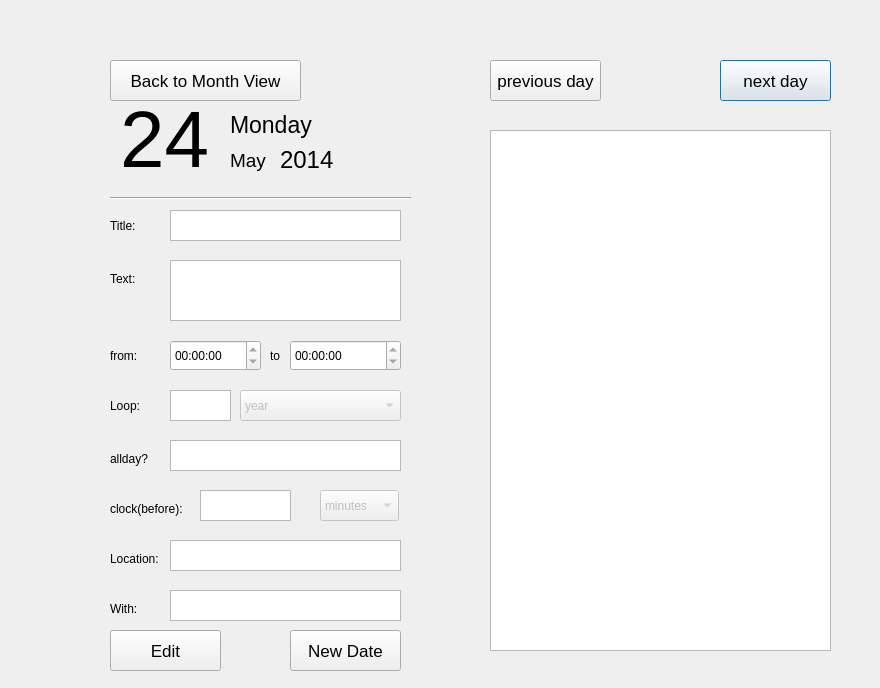
<?xml version="1.0" encoding="UTF-8"?>
<ui version="4.0">
 <class>DayDialog</class>
 <widget class="QDialog" name="DayDialog">
  <property name="geometry">
   <rect>
    <x>0</x>
    <y>0</y>
    <width>880</width>
    <height>688</height>
   </rect>
  </property>
  <property name="windowTitle">
   <string>Dialog</string>
  </property>
  <widget class="QTextBrowser" name="textBrowser_Location">
   <property name="geometry">
    <rect>
     <x>170</x>
     <y>540</y>
     <width>231</width>
     <height>31</height>
    </rect>
   </property>
  </widget>
  <widget class="QTextBrowser" name="textBrowser_withwho">
   <property name="geometry">
    <rect>
     <x>170</x>
     <y>590</y>
     <width>231</width>
     <height>31</height>
    </rect>
   </property>
  </widget>
  <widget class="QTimeEdit" name="timeEdit_Etime">
   <property name="geometry">
    <rect>
     <x>290</x>
     <y>340</y>
     <width>111</width>
     <height>31</height>
    </rect>
   </property>
   <property name="readOnly">
    <bool>true</bool>
   </property>
  </widget>
  <widget class="QLabel" name="Label_year">
   <property name="geometry">
    <rect>
     <x>280</x>
     <y>140</y>
     <width>71</width>
     <height>41</height>
    </rect>
   </property>
   <property name="text">
    <string>&lt;html&gt;&lt;head/&gt;&lt;body&gt;&lt;p&gt;&lt;span style=&quot; font-size:18pt;&quot;&gt;2014&lt;/span&gt;&lt;/p&gt;&lt;/body&gt;&lt;/html&gt;</string>
   </property>
  </widget>
  <widget class="QPushButton" name="pushButton_Next">
   <property name="geometry">
    <rect>
     <x>720</x>
     <y>60</y>
     <width>111</width>
     <height>41</height>
    </rect>
   </property>
   <property name="minimumSize">
    <size>
     <width>111</width>
     <height>41</height>
    </size>
   </property>
   <property name="maximumSize">
    <size>
     <width>111</width>
     <height>41</height>
    </size>
   </property>
   <property name="font">
    <font>
     <pointsize>13</pointsize>
    </font>
   </property>
   <property name="text">
    <string>next day</string>
   </property>
  </widget>
  <widget class="QTimeEdit" name="timeEdit_Stime">
   <property name="enabled">
    <bool>true</bool>
   </property>
   <property name="geometry">
    <rect>
     <x>170</x>
     <y>340</y>
     <width>91</width>
     <height>31</height>
    </rect>
   </property>
   <property name="readOnly">
    <bool>true</bool>
   </property>
  </widget>
  <widget class="QTableWidget" name="tableWidget_list">
   <property name="geometry">
    <rect>
     <x>490</x>
     <y>130</y>
     <width>341</width>
     <height>521</height>
    </rect>
   </property>
  </widget>
  <widget class="QLabel" name="Label_Month">
   <property name="geometry">
    <rect>
     <x>230</x>
     <y>140</y>
     <width>91</width>
     <height>41</height>
    </rect>
   </property>
   <property name="text">
    <string>&lt;html&gt;&lt;head/&gt;&lt;body&gt;&lt;p&gt;&lt;span style=&quot; font-size:14pt;&quot;&gt;May&lt;/span&gt;&lt;/p&gt;&lt;/body&gt;&lt;/html&gt;</string>
   </property>
  </widget>
  <widget class="QTextBrowser" name="textBrowser_title">
   <property name="geometry">
    <rect>
     <x>170</x>
     <y>210</y>
     <width>231</width>
     <height>31</height>
    </rect>
   </property>
  </widget>
  <widget class="QPushButton" name="pushButton_Edit">
   <property name="geometry">
    <rect>
     <x>290</x>
     <y>630</y>
     <width>111</width>
     <height>41</height>
    </rect>
   </property>
   <property name="minimumSize">
    <size>
     <width>111</width>
     <height>41</height>
    </size>
   </property>
   <property name="maximumSize">
    <size>
     <width>111</width>
     <height>41</height>
    </size>
   </property>
   <property name="font">
    <font>
     <pointsize>13</pointsize>
    </font>
   </property>
   <property name="text">
    <string>New Date</string>
   </property>
  </widget>
  <widget class="Line" name="line">
   <property name="geometry">
    <rect>
     <x>110</x>
     <y>188</y>
     <width>301</width>
     <height>20</height>
    </rect>
   </property>
   <property name="orientation">
    <enum>Qt::Horizontal</enum>
   </property>
  </widget>
  <widget class="QLabel" name="starttime">
   <property name="geometry">
    <rect>
     <x>110</x>
     <y>210</y>
     <width>61</width>
     <height>31</height>
    </rect>
   </property>
   <property name="text">
    <string>Title:</string>
   </property>
  </widget>
  <widget class="QLabel" name="label_2">
   <property name="geometry">
    <rect>
     <x>110</x>
     <y>340</y>
     <width>57</width>
     <height>31</height>
    </rect>
   </property>
   <property name="text">
    <string>from:</string>
   </property>
  </widget>
  <widget class="QTextBrowser" name="textBrowser_allday">
   <property name="geometry">
    <rect>
     <x>170</x>
     <y>440</y>
     <width>231</width>
     <height>31</height>
    </rect>
   </property>
   <property name="readOnly">
    <bool>true</bool>
   </property>
  </widget>
  <widget class="QLabel" name="label">
   <property name="geometry">
    <rect>
     <x>110</x>
     <y>270</y>
     <width>57</width>
     <height>18</height>
    </rect>
   </property>
   <property name="text">
    <string>Text:</string>
   </property>
  </widget>
  <widget class="QPushButton" name="pushButton_Previous">
   <property name="geometry">
    <rect>
     <x>490</x>
     <y>60</y>
     <width>111</width>
     <height>41</height>
    </rect>
   </property>
   <property name="minimumSize">
    <size>
     <width>111</width>
     <height>41</height>
    </size>
   </property>
   <property name="maximumSize">
    <size>
     <width>111</width>
     <height>41</height>
    </size>
   </property>
   <property name="font">
    <font>
     <pointsize>13</pointsize>
    </font>
   </property>
   <property name="text">
    <string>previous day</string>
   </property>
  </widget>
  <widget class="QTextBrowser" name="textBrowser_text">
   <property name="geometry">
    <rect>
     <x>170</x>
     <y>260</y>
     <width>231</width>
     <height>61</height>
    </rect>
   </property>
  </widget>
  <widget class="QLabel" name="label_5">
   <property name="geometry">
    <rect>
     <x>110</x>
     <y>600</y>
     <width>57</width>
     <height>18</height>
    </rect>
   </property>
   <property name="text">
    <string>With:</string>
   </property>
  </widget>
  <widget class="QLabel" name="label_3">
   <property name="geometry">
    <rect>
     <x>270</x>
     <y>340</y>
     <width>57</width>
     <height>31</height>
    </rect>
   </property>
   <property name="text">
    <string>to</string>
   </property>
  </widget>
  <widget class="QLabel" name="label_6">
   <property name="geometry">
    <rect>
     <x>110</x>
     <y>390</y>
     <width>57</width>
     <height>31</height>
    </rect>
   </property>
   <property name="text">
    <string>Loop:</string>
   </property>
  </widget>
  <widget class="QTextBrowser" name="textBrowser_Clocknum">
   <property name="geometry">
    <rect>
     <x>200</x>
     <y>490</y>
     <width>91</width>
     <height>31</height>
    </rect>
   </property>
  </widget>
  <widget class="QComboBox" name="comboBox_Clocktype">
   <property name="enabled">
    <bool>false</bool>
   </property>
   <property name="geometry">
    <rect>
     <x>320</x>
     <y>490</y>
     <width>79</width>
     <height>31</height>
    </rect>
   </property>
   <item>
    <property name="text">
     <string>minutes</string>
    </property>
   </item>
   <item>
    <property name="text">
     <string>hours</string>
    </property>
   </item>
   <item>
    <property name="text">
     <string>days</string>
    </property>
   </item>
   <item>
    <property name="text">
     <string>months</string>
    </property>
   </item>
  </widget>
  <widget class="QLabel" name="label_8">
   <property name="geometry">
    <rect>
     <x>110</x>
     <y>500</y>
     <width>91</width>
     <height>18</height>
    </rect>
   </property>
   <property name="text">
    <string>clock(before):</string>
   </property>
  </widget>
  <widget class="QLabel" name="Label_Day">
   <property name="geometry">
    <rect>
     <x>120</x>
     <y>90</y>
     <width>101</width>
     <height>101</height>
    </rect>
   </property>
   <property name="text">
    <string>&lt;html&gt;&lt;head/&gt;&lt;body&gt;&lt;p&gt;&lt;span style=&quot; font-size:60pt;&quot;&gt;24&lt;/span&gt;&lt;/p&gt;&lt;/body&gt;&lt;/html&gt;</string>
   </property>
  </widget>
  <widget class="QLabel" name="Label_Week">
   <property name="geometry">
    <rect>
     <x>230</x>
     <y>110</y>
     <width>221</width>
     <height>31</height>
    </rect>
   </property>
   <property name="text">
    <string>&lt;!DOCTYPE HTML PUBLIC &quot;-//W3C//DTD HTML 4.0//EN&quot; &quot;http://www.w3.org/TR/REC-html40/strict.dtd&quot;&gt;
&lt;html&gt;&lt;head&gt;&lt;meta name=&quot;qrichtext&quot; content=&quot;1&quot; /&gt;&lt;style type=&quot;text/css&quot;&gt;
p, li { white-space: pre-wrap; }
&lt;/style&gt;&lt;/head&gt;&lt;body style=&quot; font-family:'Sans Serif'; font-size:9pt; font-weight:400; font-style:normal;&quot;&gt;
&lt;p style=&quot; margin-top:12px; margin-bottom:12px; margin-left:0px; margin-right:0px; -qt-block-indent:0; text-indent:0px;&quot;&gt;&lt;span style=&quot; font-size:17pt;&quot;&gt;Monday&lt;/span&gt;&lt;/p&gt;&lt;/body&gt;&lt;/html&gt;</string>
   </property>
  </widget>
  <widget class="QLabel" name="label_4">
   <property name="geometry">
    <rect>
     <x>110</x>
     <y>550</y>
     <width>57</width>
     <height>18</height>
    </rect>
   </property>
   <property name="text">
    <string>Location:</string>
   </property>
  </widget>
  <widget class="QLabel" name="label_7">
   <property name="geometry">
    <rect>
     <x>110</x>
     <y>450</y>
     <width>57</width>
     <height>18</height>
    </rect>
   </property>
   <property name="text">
    <string>allday?</string>
   </property>
  </widget>
  <widget class="QTextBrowser" name="textBrowser_Loopnum">
   <property name="geometry">
    <rect>
     <x>170</x>
     <y>390</y>
     <width>61</width>
     <height>31</height>
    </rect>
   </property>
  </widget>
  <widget class="QComboBox" name="comboBox_Looptype">
   <property name="enabled">
    <bool>false</bool>
   </property>
   <property name="geometry">
    <rect>
     <x>240</x>
     <y>390</y>
     <width>161</width>
     <height>31</height>
    </rect>
   </property>
   <property name="editable">
    <bool>false</bool>
   </property>
   <property name="duplicatesEnabled">
    <bool>false</bool>
   </property>
   <item>
    <property name="text">
     <string>year</string>
    </property>
   </item>
   <item>
    <property name="text">
     <string>month</string>
    </property>
   </item>
   <item>
    <property name="text">
     <string>day</string>
    </property>
   </item>
  </widget>
  <widget class="QPushButton" name="pushButton">
   <property name="geometry">
    <rect>
     <x>110</x>
     <y>60</y>
     <width>191</width>
     <height>41</height>
    </rect>
   </property>
   <property name="minimumSize">
    <size>
     <width>0</width>
     <height>41</height>
    </size>
   </property>
   <property name="font">
    <font>
     <pointsize>13</pointsize>
    </font>
   </property>
   <property name="text">
    <string>Back to Month View</string>
   </property>
  </widget>
  <widget class="QPushButton" name="pushButton_2">
   <property name="geometry">
    <rect>
     <x>110</x>
     <y>630</y>
     <width>111</width>
     <height>41</height>
    </rect>
   </property>
   <property name="minimumSize">
    <size>
     <width>111</width>
     <height>41</height>
    </size>
   </property>
   <property name="font">
    <font>
     <pointsize>13</pointsize>
    </font>
   </property>
   <property name="text">
    <string>Edit</string>
   </property>
  </widget>
 </widget>
 <resources/>
 <connections/>
</ui>
